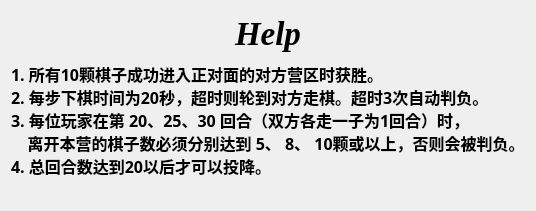
<?xml version="1.0" encoding="UTF-8"?>
<ui version="4.0">
 <class>HelpDialog</class>
 <widget class="QDialog" name="HelpDialog">
  <property name="geometry">
   <rect>
    <x>0</x>
    <y>0</y>
    <width>415</width>
    <height>211</height>
   </rect>
  </property>
  <property name="windowTitle">
   <string>Dialog</string>
  </property>
  <layout class="QGridLayout" name="gridLayout">
   <item row="0" column="0">
    <widget class="QLabel" name="label">
     <property name="font">
      <font>
       <family>Times New Roman</family>
       <pointsize>25</pointsize>
       <italic>true</italic>
       <bold>true</bold>
      </font>
     </property>
     <property name="text">
      <string>Help</string>
     </property>
     <property name="alignment">
      <set>Qt::AlignCenter</set>
     </property>
    </widget>
   </item>
   <item row="1" column="0">
    <widget class="QLabel" name="label_2">
     <property name="font">
      <font>
       <family>等线</family>
       <pointsize>12</pointsize>
       <bold>true</bold>
       <kerning>true</kerning>
      </font>
     </property>
     <property name="text">
      <string>1. 所有10颗棋子成功进入正对面的对方营区时获胜。
2. 每步下棋时间为20秒，超时则轮到对方走棋。超时3次自动判负。
3. 每位玩家在第 20、25、30 回合（双方各走一子为1回合）时，
    离开本营的棋子数必须分别达到 5、 8、 10颗或以上，否则会被判负。
4. 总回合数达到20以后才可以投降。
</string>
     </property>
    </widget>
   </item>
  </layout>
 </widget>
 <resources/>
 <connections/>
</ui>
